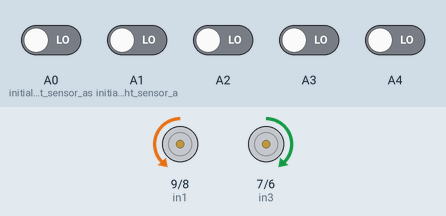
A sketch run on a simulated Arduino Uno, built with avr-gcc and run on an emulated ATmega328P. On the bench: motor-driver pin pairs drawn as motors (green arrow = first pin HIGH = forward, orange = second pin HIGH = backward, longer = more drive, scaled by the enable pin). Inputs (shaded band) come from the test bench; at power-on: A0 (initialize_Left_sensor_as), A1 (initialize_Right_sensor_a), A2–4 LOW.

Above: at 1.2 s.
1.3 s: A0 (initialize_Left_sensor_as) driven HIGH
At 2.0 s:
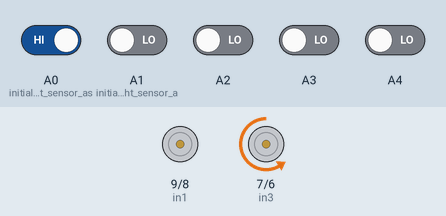
2.8 s: A1 (initialize_Right_sensor_a) driven HIGH
At 3.2 s:
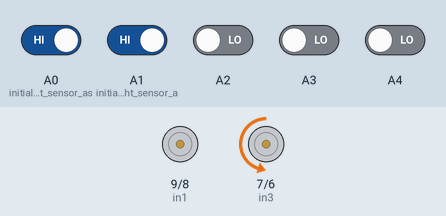
4.3 s: A0 (initialize_Left_sensor_as) driven LOW
At 5.5 s:
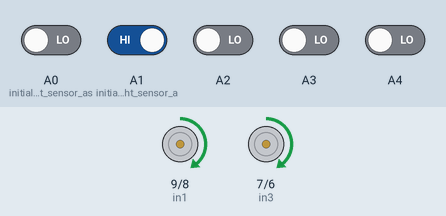
5.8 s: A2 driven HIGH
At 6.7 s:
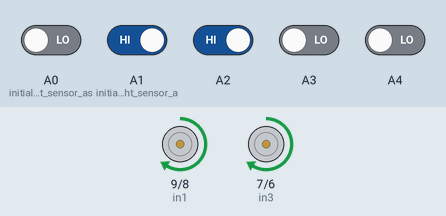
7.3 s: A2 driven LOW
At 7.8 s:
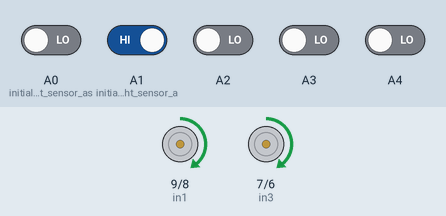
8.8 s: A1 (initialize_Right_sensor_a) driven LOW
At 10.2 s:
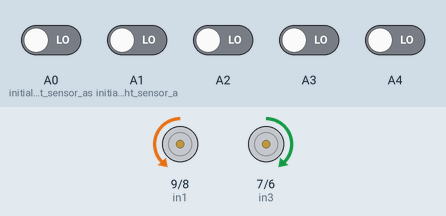
Timing chart, 0 to 11.3 s (numbered marks = the images above; inputs shaded):
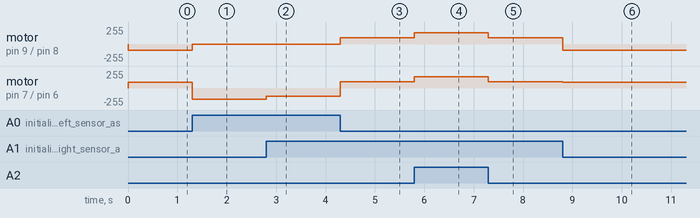

The sketch:

saud_new.ino
```cpp
//code for maze solving bot developed by Nauser ALam;


#define in1 9
#define in2 8
#define in3 7
#define in4 6
#define enA 10
#define enB 5
int error;

 int M1_Speed = 95; // speed of motor 1
 int M2_Speed = 95; // speed of motor 2
 int LeftRotationSpeed = 120;  // Left Rotation Speed
 int RightRotationSpeed = 120; // Right Rotation Speed


 void setup() {

  pinMode(in1,OUTPUT);
  pinMode(in2,OUTPUT);
  pinMode(in3,OUTPUT);
  pinMode(in4,OUTPUT);

    pinMode(enA,OUTPUT);
    pinMode(enB,OUTPUT);

     pinMode(A0, INPUT); // initialize Left sensor as an input
     pinMode(A1, INPUT); // initialize Right sensor as an input

}

void loop() {

  int LEFT_SENSOR = digitalRead(A0);
  int middle_sensor=digitalRead(A1);
  int middle1_SENSOR = digitalRead(A2);
  int middle2_SENSOR = digitalRead(A3);
  int RIGHT_SENSOR = digitalRead(A4);
//////////////////////////////////////////////////////////////////////////////////////
if(middle1_SENSOR==1 && LEFT_SENSOR==1 && middle_sensor==1 && RIGHT_SENSOR==1 && middle2_SENSOR==1) {
sharpLeftTurn1();
}
/////////////////////////////////////////////////////////////////////////////////////

  else if(middle1_SENSOR==1 && LEFT_SENSOR==0 && middle_sensor==0 && RIGHT_SENSOR==0 && middle2_SENSOR==0) {


    forward(); //Move Right
 }

////////////////////////////////////////////////////////////////////////////////////

  else if(middle1_SENSOR==1 && LEFT_SENSOR==0 && middle_sensor==1 && RIGHT_SENSOR==0 && middle2_SENSOR==1) {


    forward1(); //Move Right
 }
////////////////////////////////////////////////////////////////////////////////////

  else if(middle1_SENSOR==0 && LEFT_SENSOR==1 && middle_sensor==0 && RIGHT_SENSOR==0 && middle2_SENSOR==0) {


    left1(); //Move Right
 }
////////////////////////////////////////////////////////////////////////////////////

  else if(middle1_SENSOR==0 && LEFT_SENSOR==1 && middle_sensor==1 && RIGHT_SENSOR==0 && middle2_SENSOR==0) {


    left(); //Move Right
 }
////////////////////////////////////////////////////////////////////////////////////

  else if(middle1_SENSOR==1 && LEFT_SENSOR==1 && middle_sensor==1 && RIGHT_SENSOR==0 && middle2_SENSOR==0) {


    left(); //Move Right
 }
////////////////////////////////////////////////////////////////////////////////////
  else if(middle1_SENSOR==1 && LEFT_SENSOR==1 && middle_sensor==1 && RIGHT_SENSOR==0 && middle2_SENSOR==1) {


    left1  (); //Move Right
 }
////////////////////////////////////////////////////////////////////////////////////

  else if(middle1_SENSOR==1 && LEFT_SENSOR==0 && middle_sensor==1 && RIGHT_SENSOR==0 && middle2_SENSOR==0) {


    forward1(); //Move Right
 }
////////////////////////////////////////////////////////////////////////////////////

  else if(middle1_SENSOR==1 && LEFT_SENSOR==0 && middle_sensor==0 && RIGHT_SENSOR==0 && middle2_SENSOR==1) {


    right() ;//Move Right
 }
////////////////////////////////////////////////////////////////////////////////////

  else if(middle1_SENSOR==1 && LEFT_SENSOR==0 && middle_sensor==1 && RIGHT_SENSOR==1 && middle2_SENSOR==1) {


    forward(); //Move Right
 }
////////////////////////////////////////////////////////////////////////////////////
////////////////////////////////////////////////////////////////////////////////////
////////////////////////////////////////////////////////////////////////////////////

  else if(middle1_SENSOR==0 && LEFT_SENSOR==0 && middle_sensor==1 && RIGHT_SENSOR==0 && middle2_SENSOR==0) {


    forward(); //Move Right
 }

 ////////////////////////////////////////////////////////////////////////////////////

  else if(middle1_SENSOR==0 && LEFT_SENSOR==0 && middle_sensor==0 && RIGHT_SENSOR==0 && middle2_SENSOR==1) {


    forward(); //Move Right
 }
////////////////////////////////////////////////////////////////////////////////////
////////////////////////////////////////////////////////////////////////////////////

  else if(middle1_SENSOR==1 && LEFT_SENSOR==0 && middle_sensor==0 && RIGHT_SENSOR==1 && middle2_SENSOR==1) {


    forward(); //Move Right
 }
////////////////////////////////////////////////////////////////////////////////////

  else if(middle1_SENSOR==0 && LEFT_SENSOR==0 && middle_sensor==0 && RIGHT_SENSOR==0 && middle2_SENSOR==0) {


    sharpRightTurn1(); //Move Right
 }
////////////////////////////////////////////////////////////////////////////////////

  else if(middle1_SENSOR==0 && LEFT_SENSOR==0 && middle_sensor==0 && RIGHT_SENSOR==1 && middle2_SENSOR==0) {


    right(); //Move Right
 }
////////////////////////////////////////////////////////////////////////////////////

  else if(middle1_SENSOR==0 && LEFT_SENSOR==0 && middle_sensor==0 && RIGHT_SENSOR==1 && middle2_SENSOR==1) {


    right(); //Move Right
 }
////////////////////////////////////////////////////////////////////////////////////

  else if(middle1_SENSOR==0 && LEFT_SENSOR==1 && middle_sensor==1 && RIGHT_SENSOR==0 && middle2_SENSOR==1) {


    left(); //Move Right
 }
/////////////////////////////////////////////////////////////////////////////////////////////////////////////
 else if(middle1_SENSOR==1 && LEFT_SENSOR==1 && middle_sensor==1 && RIGHT_SENSOR==1 && middle2_SENSOR==0) {


    left(); //Move Right
 }
 ///////////////////////////////////////////////////////////////////////////////////////////////////////////
  else if(middle1_SENSOR==1 && LEFT_SENSOR==1 && middle_sensor==0 && RIGHT_SENSOR==1 && middle2_SENSOR==1) {


    left(); //Move Right
 }
 ////////////////////////////////////////////////////////////////////////////////////////////////////////////
  else if(middle1_SENSOR==0 && LEFT_SENSOR==1 && middle_sensor==0 && RIGHT_SENSOR==1 && middle2_SENSOR==1) {


    left(); //Move Right
 }
  ////////////////////////////////////////////////////////////////////////////////////////////////////////////
  else if(middle1_SENSOR==0 && LEFT_SENSOR==1 && middle_sensor==1 && RIGHT_SENSOR==1 && middle2_SENSOR==0) {


    left(); //Move Right
 }
  ////////////////////////////////////////////////////////////////////////////////////////////////////////////
  else if(middle1_SENSOR==0 && LEFT_SENSOR==1 && middle_sensor==0 && RIGHT_SENSOR==1 && middle2_SENSOR==0) {


    left(); //Move Right
 }

//void readSensor()
//{
//   int LEFT_SENSOR = digitalRead(A0);
//  int middle_sensor=digitalRead(A1);
//  int RIGHT_SENSOR = digitalRead(A2);
//
//  if(RIGHT_SENSOR==1 && LEFT_SENSOR==1 &&middle_sensor==1)
//  {
//    error=3;
//  }
//  else if(RIGHT_SENSOR==0 && LEFT_SENSOR==0 &&middle_sensor==1)
//  {
//    error=0;
//  }
}

void forward()
{
            digitalWrite(in1, HIGH);
            digitalWrite(in2, LOW);
            digitalWrite(in3, HIGH);
            digitalWrite(in4, LOW);

                analogWrite(enA, M1_Speed);
                analogWrite(enB, M2_Speed);
}

///////////////////////////////////////////////////////////////////////////////////////
void forward1()
{
            digitalWrite(in1, HIGH);
            digitalWrite(in2, LOW);
            digitalWrite(in3, HIGH);
            digitalWrite(in4, LOW);

                analogWrite(enA, 170);
                analogWrite(enB, 170);
}
///////////////////////////////////////////////////////////////////////////////////////

void backward()
{
            digitalWrite(in1, LOW);
             digitalWrite(in2, HIGH);
            digitalWrite(in3, LOW);
            digitalWrite(in4, HIGH);

                analogWrite(enA, M1_Speed);
                analogWrite(enB, M2_Speed);
}

void right()
{
            digitalWrite(in1, LOW);
            digitalWrite(in2, HIGH);
            digitalWrite(in3, LOW);
            digitalWrite(in4, LOW);

                analogWrite(enA, LeftRotationSpeed);
                analogWrite(enB, RightRotationSpeed);
}

void left()
{
            digitalWrite(in1, LOW);
            digitalWrite(in2, LOW);
            digitalWrite(in3, LOW);
            digitalWrite(in4, HIGH);

                analogWrite(enA, LeftRotationSpeed);
                analogWrite(enB, RightRotationSpeed);
}
////////////////////////////////////////////////////////////////////////////////////////
void left1()
{
            digitalWrite(in1, LOW);
            digitalWrite(in2, LOW);
            digitalWrite(in3, LOW);
            digitalWrite(in4, HIGH);

                analogWrite(enA, 170);
                analogWrite(enB, 170);
}

///////////////////////////////////////////////////////////////////////////////////////

void Stop()
{
            digitalWrite(in1, LOW);
            digitalWrite(in2, LOW);
            digitalWrite(in3, LOW);
            digitalWrite(in4, LOW);
}
void sharpRightTurn() {
  /*The pin numbers and high, low values might be different depending on your connections */
  digitalWrite(in1, LOW);
  digitalWrite(in2, HIGH);
  digitalWrite(in3, HIGH);
  digitalWrite(in4, LOW);

                analogWrite(enA, 70);
                analogWrite(enB, 70);
}

void sharpRightTurn1() {
  /*The pin numbers and high, low values might be different depending on your connections */
  digitalWrite(in1, LOW);
  digitalWrite(in2, HIGH);
  digitalWrite(in3, HIGH);
  digitalWrite(in4, LOW);

                analogWrite(enA, 90);
                analogWrite(enB, 90);
}

void sharpLeftTurn() {
  /*The pin numbers and high, low values might be different depending on your connections */
  digitalWrite(in1, HIGH);
  digitalWrite(in2, LOW);
  digitalWrite(in3, LOW);
  digitalWrite(in4, HIGH);

                analogWrite(enA, 70);
                analogWrite(enB, 70);
}
void sharpLeftTurn1() {
  /*The pin numbers and high, low values might be different depending on your connections */
  digitalWrite(in1, HIGH);
  digitalWrite(in2, LOW);
  digitalWrite(in3, LOW);
  digitalWrite(in4, HIGH);

                analogWrite(enA, 140);
                analogWrite(enB, 140);
}
```

Measured:
- after the input at 1.3 s, motor on pin 9 (in1) / pin 8 (in2): backward 90/255 → stopped at once; motor on pin 7 (in3) / pin 6 (in4): forward 90/255 → backward 170/255 at once
- after the input at 2.8 s, motor on pin 7 (in3) / pin 6 (in4): backward 170/255 → backward 120/255 at once
- after the input at 4.3 s, motor on pin 9 (in1) / pin 8 (in2): stopped → forward 95/255 at once; motor on pin 7 (in3) / pin 6 (in4): backward 120/255 → forward 95/255 at once
- after the input at 5.8 s, motor on pin 9 (in1) / pin 8 (in2), motor on pin 7 (in3) / pin 6 (in4): forward 95/255 → forward 170/255 at once
- after the input at 7.3 s, motor on pin 9 (in1) / pin 8 (in2), motor on pin 7 (in3) / pin 6 (in4): forward 170/255 → forward 95/255 at once
- after the input at 8.8 s, motor on pin 9 (in1) / pin 8 (in2): forward 95/255 → backward 90/255 at once; motor on pin 7 (in3) / pin 6 (in4): forward 95/255 → forward 90/255 at once
